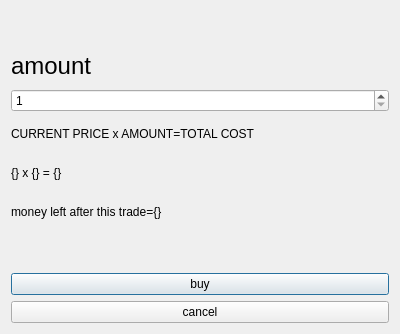
<?xml version="1.0" encoding="UTF-8"?>
<ui version="4.0">
 <class>buy</class>
 <widget class="QDialog" name="buy">
  <property name="geometry">
   <rect>
    <x>0</x>
    <y>0</y>
    <width>400</width>
    <height>334</height>
   </rect>
  </property>
  <property name="windowTitle">
   <string>buy</string>
  </property>
  <layout class="QVBoxLayout" name="verticalLayout">
   <item>
    <widget class="QLabel" name="label_5">
     <property name="styleSheet">
      <string notr="true">color: rgb(255,0,0)</string>
     </property>
     <property name="text">
      <string/>
     </property>
    </widget>
   </item>
   <item>
    <widget class="QLabel" name="label">
     <property name="text">
      <string>&lt;html&gt;&lt;head/&gt;&lt;body&gt;&lt;p&gt;&lt;span style=&quot; font-size:18pt;&quot;&gt;amount&lt;/span&gt;&lt;/p&gt;&lt;/body&gt;&lt;/html&gt;</string>
     </property>
    </widget>
   </item>
   <item>
    <widget class="QSpinBox" name="spinBox">
     <property name="minimum">
      <number>1</number>
     </property>
    </widget>
   </item>
   <item>
    <widget class="QLabel" name="label_2">
     <property name="text">
      <string>CURRENT PRICE x AMOUNT=TOTAL COST</string>
     </property>
    </widget>
   </item>
   <item>
    <widget class="QLabel" name="label_3">
     <property name="text">
      <string>{} x {} = {}</string>
     </property>
    </widget>
   </item>
   <item>
    <widget class="QLabel" name="label_4">
     <property name="text">
      <string>money left after this trade={}</string>
     </property>
    </widget>
   </item>
   <item>
    <widget class="QLabel" name="ERROR">
     <property name="text">
      <string/>
     </property>
    </widget>
   </item>
   <item>
    <widget class="QPushButton" name="pushButton">
     <property name="text">
      <string>buy</string>
     </property>
    </widget>
   </item>
   <item>
    <widget class="QPushButton" name="pushButton_2">
     <property name="text">
      <string>cancel</string>
     </property>
    </widget>
   </item>
  </layout>
 </widget>
 <resources/>
 <connections/>
</ui>
